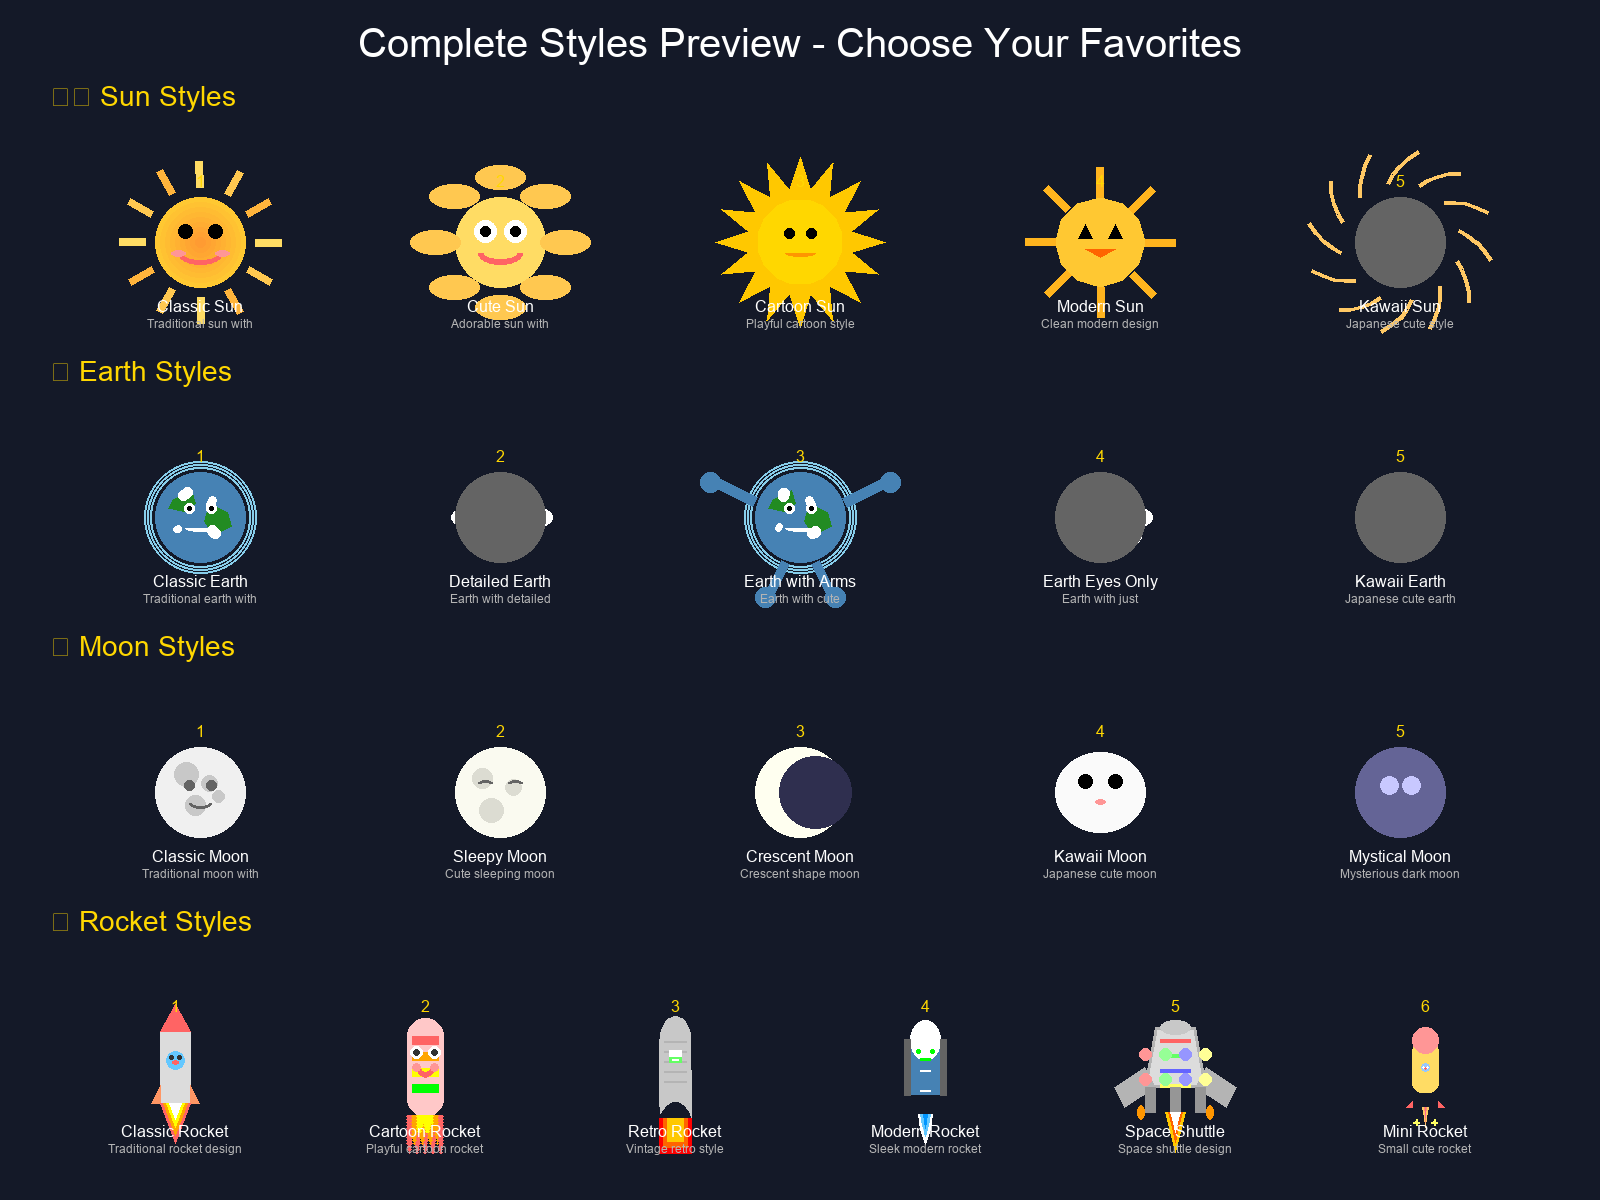

This figure's Python source:
#!/usr/bin/env python3
"""
完整樣式預覽生成器
生成太陽、地球、月亮、火箭的所有樣式預覽圖片供用戶選擇
"""

import os
from PIL import Image, ImageDraw, ImageFont
from app.utils.rich_menu_image_generator import RichMenuImageGenerator

def create_complete_styles_preview():
    """創建完整樣式預覽"""
    # 所有樣式配置
    all_styles = {
        "sun": [
            {"name": "classic", "title": "Classic Sun", "description": "Traditional sun with rays"},
            {"name": "cute", "title": "Cute Sun", "description": "Adorable sun with kawaii face"},
            {"name": "cartoon", "title": "Cartoon Sun", "description": "Playful cartoon style"},
            {"name": "modern", "title": "Modern Sun", "description": "Clean modern design"},
            {"name": "kawaii", "title": "Kawaii Sun", "description": "Japanese cute style"}
        ],
        "earth": [
            {"name": "classic", "title": "Classic Earth", "description": "Traditional earth with continents"},
            {"name": "detailed", "title": "Detailed Earth", "description": "Earth with detailed features"},
            {"name": "with_arms", "title": "Earth with Arms", "description": "Earth with cute arms"},
            {"name": "eyes_only", "title": "Earth Eyes Only", "description": "Earth with just eyes"},
            {"name": "kawaii", "title": "Kawaii Earth", "description": "Japanese cute earth style"}
        ],
        "moon": [
            {"name": "classic", "title": "Classic Moon", "description": "Traditional moon with craters"},
            {"name": "sleepy", "title": "Sleepy Moon", "description": "Cute sleeping moon"},
            {"name": "crescent", "title": "Crescent Moon", "description": "Crescent shape moon"},
            {"name": "kawaii", "title": "Kawaii Moon", "description": "Japanese cute moon"},
            {"name": "mystical", "title": "Mystical Moon", "description": "Mysterious dark moon"}
        ],
        "rocket": [
            {"name": "classic", "title": "Classic Rocket", "description": "Traditional rocket design"},
            {"name": "cartoon", "title": "Cartoon Rocket", "description": "Playful cartoon rocket"},
            {"name": "retro", "title": "Retro Rocket", "description": "Vintage retro style"},
            {"name": "modern", "title": "Modern Rocket", "description": "Sleek modern rocket"},
            {"name": "space_shuttle", "title": "Space Shuttle", "description": "Space shuttle design"},
            {"name": "mini", "title": "Mini Rocket", "description": "Small cute rocket"}
        ]
    }
    
    # 創建預覽圖片
    preview_width = 1600
    preview_height = 1200
    preview_img = Image.new('RGB', (preview_width, preview_height), (20, 25, 40))
    draw = ImageDraw.Draw(preview_img)
    
    # 標題
    title_font_size = 40
    try:
        title_font = ImageFont.truetype("/System/Library/Fonts/Arial.ttf", title_font_size)
        section_font = ImageFont.truetype("/System/Library/Fonts/Arial.ttf", 28)
        name_font = ImageFont.truetype("/System/Library/Fonts/Arial.ttf", 16)
        desc_font = ImageFont.truetype("/System/Library/Fonts/Arial.ttf", 12)
    except:
        try:
            title_font = ImageFont.truetype("/System/Library/Fonts/Helvetica.ttc", title_font_size)
            section_font = ImageFont.truetype("/System/Library/Fonts/Helvetica.ttc", 28)
            name_font = ImageFont.truetype("/System/Library/Fonts/Helvetica.ttc", 16)
            desc_font = ImageFont.truetype("/System/Library/Fonts/Helvetica.ttc", 12)
        except:
            title_font = ImageFont.load_default()
            section_font = ImageFont.load_default()
            name_font = ImageFont.load_default()
            desc_font = ImageFont.load_default()
    
    # 主標題
    title_text = "Complete Styles Preview - Choose Your Favorites"
    title_bbox = draw.textbbox((0, 0), title_text, font=title_font)
    title_width = title_bbox[2] - title_bbox[0]
    draw.text(((preview_width - title_width) // 2, 20), title_text, fill=(255, 255, 255), font=title_font)
    
    # 創建圖片生成器
    generator = RichMenuImageGenerator()
    
    # 計算布局
    section_height = (preview_height - 100) // 4
    current_y = 80
    
    # 繪製每個類別的樣式
    for category, styles in all_styles.items():
        # 類別標題
        category_titles = {
            "sun": "☀️ Sun Styles",
            "earth": "🌍 Earth Styles", 
            "moon": "🌙 Moon Styles",
            "rocket": "🚀 Rocket Styles"
        }
        
        category_title = category_titles.get(category, category.title())
        category_bbox = draw.textbbox((0, 0), category_title, font=section_font)
        category_width = category_bbox[2] - category_bbox[0]
        draw.text((50, current_y), category_title, fill=(255, 215, 0), font=section_font)
        
        # 計算每個樣式的位置
        styles_per_row = len(styles)
        cell_width = (preview_width - 100) // styles_per_row
        cell_height = section_height - 50
        
        # 繪製每個樣式
        for i, style in enumerate(styles):
            x = 50 + i * cell_width + cell_width // 2
            y = current_y + 50 + cell_height // 2
            
            # 繪製樣式
            radius = 45
            base_color = (200, 200, 200)
            
            try:
                if category == "sun":
                    if style["name"] == "classic":
                        generator._draw_classic_sun(draw, x, y, radius, base_color)
                    elif style["name"] == "cute":
                        generator._draw_cute_sun(draw, x, y, radius, base_color)
                    elif style["name"] == "cartoon":
                        generator._draw_cartoon_sun(draw, x, y, radius, base_color)
                    elif style["name"] == "modern":
                        generator._draw_modern_sun(draw, x, y, radius, base_color)
                    elif style["name"] == "kawaii":
                        generator._draw_kawaii_sun(draw, x, y, radius, base_color)
                
                elif category == "earth":
                    if style["name"] == "classic":
                        generator._draw_classic_earth(draw, x, y, radius, base_color)
                    elif style["name"] == "detailed":
                        generator._draw_detailed_earth(draw, x, y, radius, base_color)
                    elif style["name"] == "with_arms":
                        generator._draw_earth_with_arms(draw, x, y, radius, base_color)
                    elif style["name"] == "eyes_only":
                        generator._draw_earth_eyes_only(draw, x, y, radius, base_color)
                    elif style["name"] == "kawaii":
                        generator._draw_kawaii_earth(draw, x, y, radius, base_color)
                
                elif category == "moon":
                    if style["name"] == "classic":
                        generator._draw_classic_moon(draw, x, y, radius, base_color)
                    elif style["name"] == "sleepy":
                        generator._draw_sleepy_moon(draw, x, y, radius, base_color)
                    elif style["name"] == "crescent":
                        generator._draw_crescent_moon(draw, x, y, radius, base_color)
                    elif style["name"] == "kawaii":
                        generator._draw_kawaii_moon(draw, x, y, radius, base_color)
                    elif style["name"] == "mystical":
                        generator._draw_mystical_moon(draw, x, y, radius, base_color)
                
                elif category == "rocket":
                    if style["name"] == "classic":
                        generator._draw_classic_rocket(draw, x, y, radius, base_color)
                    elif style["name"] == "cartoon":
                        generator._draw_cartoon_rocket(draw, x, y, radius, base_color)
                    elif style["name"] == "retro":
                        generator._draw_retro_rocket(draw, x, y, radius, base_color)
                    elif style["name"] == "modern":
                        generator._draw_modern_rocket(draw, x, y, radius, base_color)
                    elif style["name"] == "space_shuttle":
                        generator._draw_space_shuttle_rocket(draw, x, y, radius, base_color)
                    elif style["name"] == "mini":
                        generator._draw_mini_rocket(draw, x, y, radius, base_color)
            except Exception as e:
                # 如果繪製失敗，畫一個簡單的圓圈
                draw.ellipse([
                    (x - radius, y - radius),
                    (x + radius, y + radius)
                ], fill=(100, 100, 100))
                print(f"Warning: Could not draw {category} {style['name']}: {e}")
            
            # 添加編號
            number_text = f"{i + 1}"
            number_bbox = draw.textbbox((0, 0), number_text, font=name_font)
            number_width = number_bbox[2] - number_bbox[0]
            draw.text((x - number_width // 2, y - radius - 25), number_text, fill=(255, 215, 0), font=name_font)
            
            # 添加樣式名稱
            name_bbox = draw.textbbox((0, 0), style["title"], font=name_font)
            name_width = name_bbox[2] - name_bbox[0]
            draw.text((x - name_width // 2, y + radius + 10), style["title"], fill=(255, 255, 255), font=name_font)
            
            # 添加描述（縮短版本）
            desc_words = style["description"].split()[:3]  # 只取前3個詞
            short_desc = " ".join(desc_words)
            desc_bbox = draw.textbbox((0, 0), short_desc, font=desc_font)
            desc_width = desc_bbox[2] - desc_bbox[0]
            draw.text((x - desc_width // 2, y + radius + 30), short_desc, fill=(180, 180, 180), font=desc_font)
        
        current_y += section_height
    
    # 保存預覽圖片
    preview_path = "complete_styles_preview.png"
    preview_img.save(preview_path)
    
    return preview_path, all_styles

def create_html_complete_preview():
    """創建完整HTML預覽頁面"""
    preview_path, all_styles = create_complete_styles_preview()
    
    # 中文對應
    chinese_categories = {
        "sun": "太陽樣式",
        "earth": "地球樣式",
        "moon": "月球樣式", 
        "rocket": "火箭樣式"
    }
    
    chinese_styles = {
        "sun": {
            "classic": {"title": "經典太陽", "desc": "傳統太陽光芒四射"},
            "cute": {"title": "可愛太陽", "desc": "萌萌的太陽表情"},
            "cartoon": {"title": "卡通太陽", "desc": "活潑卡通風格"},
            "modern": {"title": "現代太陽", "desc": "簡潔現代設計"},
            "kawaii": {"title": "日系太陽", "desc": "日式可愛風格"}
        },
        "earth": {
            "classic": {"title": "經典地球", "desc": "傳統地球大陸板塊"},
            "detailed": {"title": "詳細地球", "desc": "豐富細節地球"},
            "with_arms": {"title": "手臂地球", "desc": "有可愛手臂的地球"},
            "eyes_only": {"title": "眼睛地球", "desc": "只有眼睛的地球"},
            "kawaii": {"title": "日系地球", "desc": "日式可愛地球"}
        },
        "moon": {
            "classic": {"title": "經典月球", "desc": "傳統月球隕石坑"},
            "sleepy": {"title": "睡覺月球", "desc": "閉眼睡覺月球"},
            "crescent": {"title": "月牙樣式", "desc": "彎月造型"},
            "kawaii": {"title": "可愛月球", "desc": "日系可愛月球"},
            "mystical": {"title": "神秘月球", "desc": "神秘深色月球"}
        },
        "rocket": {
            "classic": {"title": "經典火箭", "desc": "傳統火箭設計"},
            "cartoon": {"title": "卡通火箭", "desc": "活潑卡通火箭"},
            "retro": {"title": "復古火箭", "desc": "復古風格火箭"},
            "modern": {"title": "現代火箭", "desc": "流線現代火箭"},
            "space_shuttle": {"title": "太空梭", "desc": "太空梭造型"},
            "mini": {"title": "迷你火箭", "desc": "小巧可愛火箭"}
        }
    }
    
    html_content = f"""
    <!DOCTYPE html>
    <html lang="zh-TW">
    <head>
        <meta charset="UTF-8">
        <meta name="viewport" content="width=device-width, initial-scale=1.0">
        <title>完整樣式選擇預覽</title>
        <style>
            body {{
                font-family: 'PingFang TC', 'Microsoft JhengHei', sans-serif;
                background: linear-gradient(135deg, #1e3c72 0%, #2a5298 100%);
                color: white;
                margin: 0;
                padding: 20px;
            }}
            .container {{
                max-width: 1600px;
                margin: 0 auto;
                text-align: center;
            }}
            h1 {{
                font-size: 2.5em;
                margin-bottom: 30px;
                text-shadow: 2px 2px 4px rgba(0,0,0,0.5);
            }}
            .preview-image {{
                max-width: 100%;
                height: auto;
                border-radius: 15px;
                box-shadow: 0 10px 30px rgba(0,0,0,0.3);
                margin-bottom: 30px;
            }}
            .category-section {{
                margin-bottom: 40px;
                background: rgba(255,255,255,0.05);
                border-radius: 15px;
                padding: 20px;
                backdrop-filter: blur(10px);
            }}
            .category-title {{
                font-size: 1.8em;
                color: #FFD700;
                margin-bottom: 20px;
                text-align: left;
            }}
            .styles-grid {{
                display: grid;
                grid-template-columns: repeat(auto-fit, minmax(200px, 1fr));
                gap: 15px;
                margin-bottom: 20px;
            }}
            .style-card {{
                background: rgba(255,255,255,0.1);
                border-radius: 12px;
                padding: 15px;
                backdrop-filter: blur(10px);
                border: 1px solid rgba(255,255,255,0.2);
                transition: transform 0.3s ease;
            }}
            .style-card:hover {{
                transform: translateY(-3px);
            }}
            .style-number {{
                font-size: 1.5em;
                font-weight: bold;
                color: #FFD700;
                margin-bottom: 8px;
            }}
            .style-title {{
                font-size: 1.2em;
                font-weight: bold;
                margin-bottom: 8px;
                color: #FFFFFF;
            }}
            .style-description {{
                font-size: 0.9em;
                line-height: 1.4;
                color: #CCCCCC;
            }}
            .instructions {{
                background: rgba(255,255,255,0.1);
                border-radius: 15px;
                padding: 25px;
                margin-top: 30px;
                text-align: left;
                backdrop-filter: blur(10px);
            }}
            .instructions h3 {{
                color: #FFD700;
                margin-bottom: 15px;
            }}
            .instructions ol, .instructions ul {{
                line-height: 1.8;
            }}
            .instructions li {{
                margin-bottom: 8px;
            }}
            .code-example {{
                background: rgba(0,0,0,0.3);
                border-radius: 8px;
                padding: 15px;
                margin: 15px 0;
                font-family: 'Courier New', monospace;
                font-size: 0.9em;
                color: #00FF00;
            }}
            .selection-guide {{
                background: rgba(255,215,0,0.1);
                border: 2px solid #FFD700;
                border-radius: 12px;
                padding: 20px;
                margin: 20px 0;
            }}
        </style>
    </head>
    <body>
        <div class="container">
            <h1>🎨 完整樣式選擇預覽</h1>
            
            <img src="{preview_path}" alt="完整樣式預覽" class="preview-image">
    """
    
    # 為每個類別創建詳細說明
    for category, styles in all_styles.items():
        chinese_category = chinese_categories.get(category, category)
        
        html_content += f"""
            <div class="category-section">
                <h2 class="category-title">{chinese_category}</h2>
                <div class="styles-grid">
        """
        
        for i, style in enumerate(styles):
            chinese_info = chinese_styles.get(category, {}).get(style["name"], {
                "title": style["title"],
                "desc": style["description"]
            })
            
            html_content += f"""
                    <div class="style-card">
                        <div class="style-number">{category[0].upper()}{i + 1}</div>
                        <div class="style-title">{chinese_info['title']}</div>
                        <div class="style-description">{chinese_info['desc']}</div>
                    </div>
            """
        
        html_content += """
                </div>
            </div>
        """
    
    html_content += """
            <div class="instructions">
                <h3>📋 選擇指南</h3>
                
                <div class="selection-guide">
                    <h4>🎯 如何選擇樣式</h4>
                    <ol>
                        <li><strong>查看預覽圖片</strong>：上方圖片展示了所有樣式的視覺效果</li>
                        <li><strong>按類別選擇</strong>：每個類別（太陽、地球、月球、火箭）選擇您喜歡的樣式</li>
                        <li><strong>記住編號</strong>：每個樣式都有編號（如 S1、E2、M3、R4）</li>
                        <li><strong>告訴我選擇</strong>：列出您要保留的樣式編號</li>
                    </ol>
                </div>
                
                <h3>🎨 樣式編號說明</h3>
                <ul>
                    <li><strong>S1-S5</strong>：太陽樣式（Sun 1-5）</li>
                    <li><strong>E1-E5</strong>：地球樣式（Earth 1-5）</li>
                    <li><strong>M1-M5</strong>：月球樣式（Moon 1-5）</li>
                    <li><strong>R1-R6</strong>：火箭樣式（Rocket 1-6）</li>
                </ul>
                
                <h3>💡 建議選擇</h3>
                <ul>
                    <li><strong>占卜應用</strong>：建議保留神秘、優雅的樣式</li>
                    <li><strong>年輕用戶</strong>：建議保留可愛、卡通的樣式</li>
                    <li><strong>簡潔設計</strong>：建議保留經典、現代的樣式</li>
                    <li><strong>多樣化</strong>：每個類別保留2-3個不同風格的樣式</li>
                </ul>
                
                <div class="code-example">
                    範例回覆：
                    「太陽保留 S1、S4，地球保留 E1、E5，月球保留 M1、M4，火箭保留 R2、R5」
                    
                    或簡化版：
                    「S1,S4 E1,E5 M1,M4 R2,R5」
                </div>
                
                <h3>⚡ 自動清理</h3>
                <p>選擇完成後，我會自動：</p>
                <ul>
                    <li>移除您不需要的樣式函數</li>
                    <li>更新樣式選擇邏輯</li>
                    <li>優化代碼結構</li>
                    <li>生成最終預覽確認</li>
                </ul>
            </div>
        </div>
    </body>
    </html>
    """
    
    # 保存HTML文件
    html_path = "complete_styles_preview.html"
    with open(html_path, 'w', encoding='utf-8') as f:
        f.write(html_content)
    
    return html_path

if __name__ == "__main__":
    try:
        html_path = create_html_complete_preview()
        print(f"✅ 完整樣式預覽已生成：{html_path}")
        print("🎨 預覽包含：")
        print("   ☀️  太陽樣式：5種")
        print("   🌍 地球樣式：5種") 
        print("   🌙 月球樣式：5種")
        print("   🚀 火箭樣式：6種")
        print("\n請打開HTML文件查看預覽，然後告訴我您要保留哪些樣式！")
    except Exception as e:
        print(f"❌ 生成預覽時出錯：{e}")
        import traceback
        traceback.print_exc() 